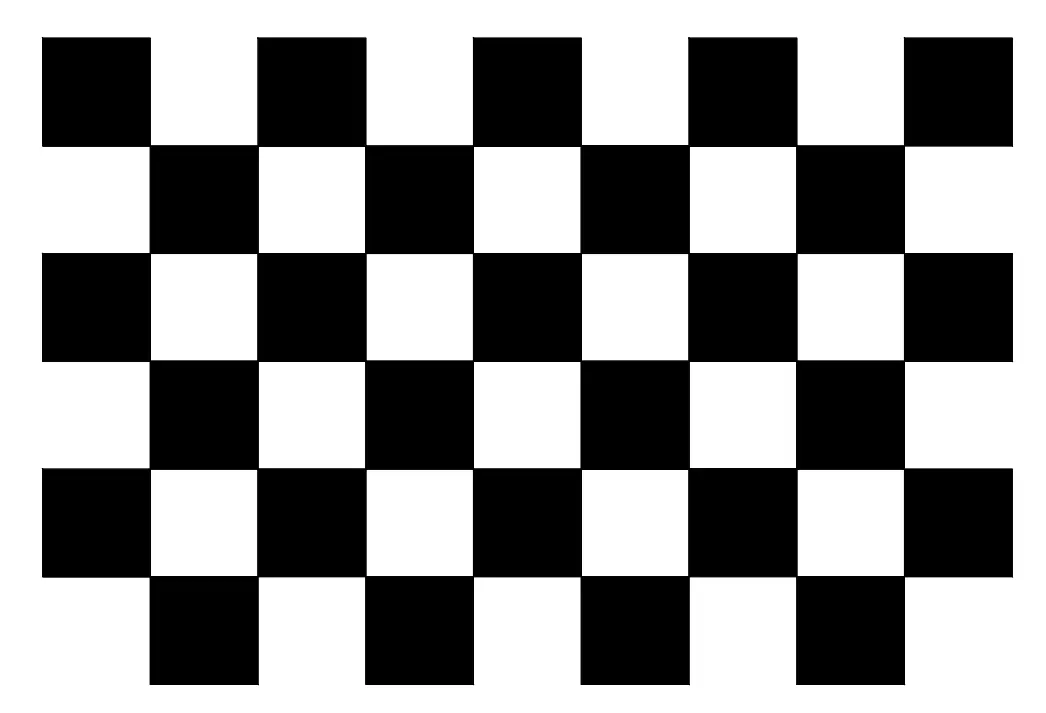
#> input picture 双目标定/chessboard.png, 1046 x 713 px, given in place of the camera
$ python '立体矫正.py'
#> lines starting #> are read from the running program, lines starting #| are printed output that depends on the picture; after the words box and inside, x2 and y2 are one past the last pixel; in counts of white or black regions, pixels touching at a corner belong together
import cv2
import numpy as np

# 打开摄像头
cap = cv2.VideoCapture(0, cv2.CAP_DSHOW)
cap.set(cv2.CAP_PROP_FRAME_WIDTH, 1280)
cap.set(cv2.CAP_PROP_FRAME_HEIGHT, 360)

# 相机内参矩阵与畸变系数
mat_inter_left = np.array([[528.38109373, 0., 236.83141157],
                           [0., 528.18779028, 245.05737806],
                           [0., 0., 1.]])
coff_dis_left = np.array([[-5.71546664e-02, 2.37964897e-01, 6.36537316e-04, 1.55096858e-04, -2.83687647e-01]])

mat_inter_right = np.array([[522.31245578, 0., 352.6552961],
                            [0., 522.66849156, 264.62299847],
                            [0., 0., 1.]])
coff_dis_right = np.array([[-8.52047297e-02, 4.04945322e-01, 1.87443906e-03, 1.09121555e-06, -5.75595393e-01]])

# 初始化立体匹配
stereo = cv2.StereoSGBM_create(
    minDisparity=0,
    numDisparities=64,  # 必须是16的倍数
    blockSize=5,
    P1=8 * 3 * 5**2,
    P2=32 * 3 * 5**2,
    disp12MaxDiff=1,
    uniquenessRatio=10,
    speckleWindowSize=100,
    speckleRange=32,
    mode=cv2.STEREO_SGBM_MODE_SGBM_3WAY
)

while True:
    ret, frame = cap.read()
#> frame is the input picture: shape (713, 1046, 3); mean B, G, R 145, 145, 145
    if not ret:
        print("警告：无法读取帧！")
        continue

    # 获取原始图像的尺寸
    height, width = frame.shape[:2]
#> height = 713; width = 1046

    # 分割左右视图
    half_width = width // 2
#> half_width = 523
    left_img = frame[:, :half_width]
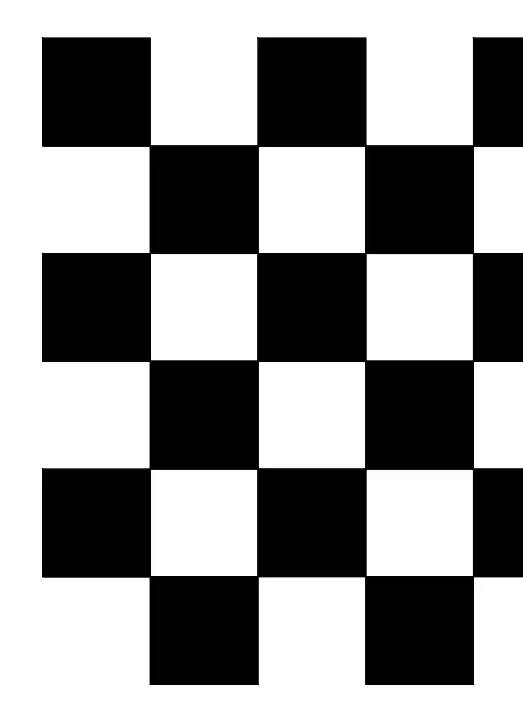
#> left_img: shape (713, 523, 3); mean B, G, R 146, 146, 146
    right_img = frame[:, half_width:]
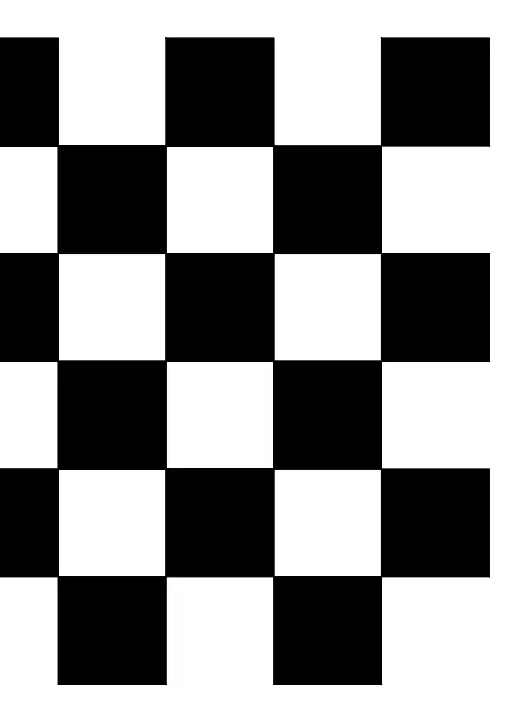
#> right_img: shape (713, 523, 3); mean B, G, R 143.9, 143.9, 143.9

    # 去畸变
    left_undistorted = cv2.undistort(left_img, mat_inter_left, coff_dis_left)
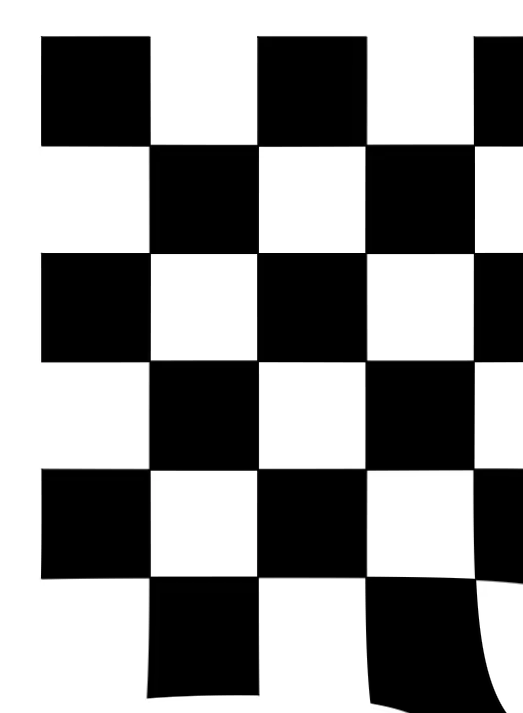
#> left_undistorted: shape (713, 523, 3); mean B, G, R 141.9, 141.9, 141.9
    right_undistorted = cv2.undistort(right_img, mat_inter_right, coff_dis_right)
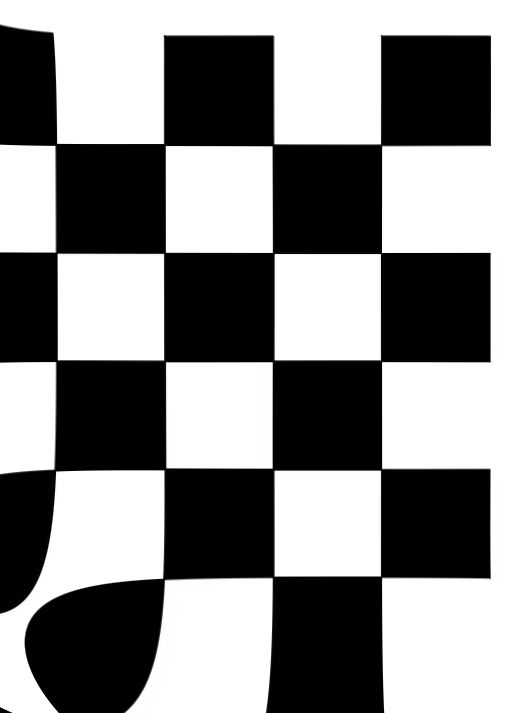
#> right_undistorted: shape (713, 523, 3); mean B, G, R 138.9, 138.8, 138.9

    # 转为灰度图
    gray_left = cv2.cvtColor(left_undistorted, cv2.COLOR_BGR2GRAY)
    gray_right = cv2.cvtColor(right_undistorted, cv2.COLOR_BGR2GRAY)

    # 计算视差图
    disparity = stereo.compute(gray_left, gray_right).astype(np.float32)
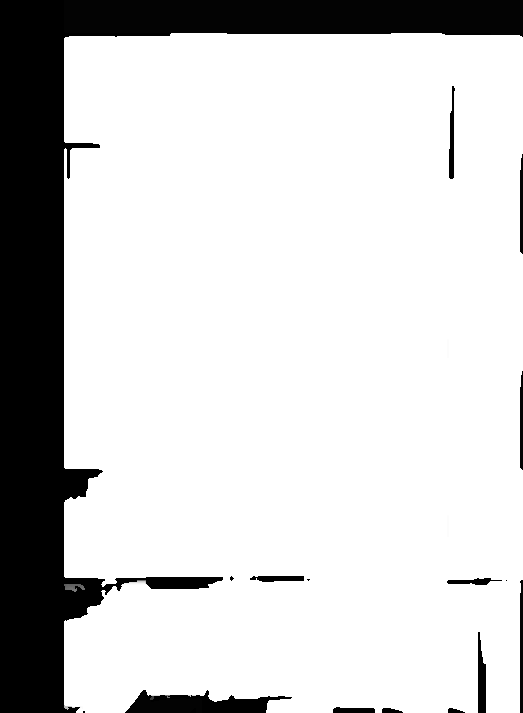
#> disparity: shape (713, 523) float32; min -16, max 1008, mean 817; drawn with min black and max white

    # 视差图的空洞填充（中值滤波 + 双边滤波）
    disparity = cv2.medianBlur(disparity, 5)  # 中值滤波
    disparity = cv2.bilateralFilter(disparity, 9, 75, 75)  # 双边滤波

    # 归一化显示视差图
    disp_vis = cv2.normalize(disparity, None, 0, 255, cv2.NORM_MINMAX).astype(np.uint8)

    # 拼接左右图像
    concatenated_img = cv2.hconcat([left_undistorted, right_undistorted])
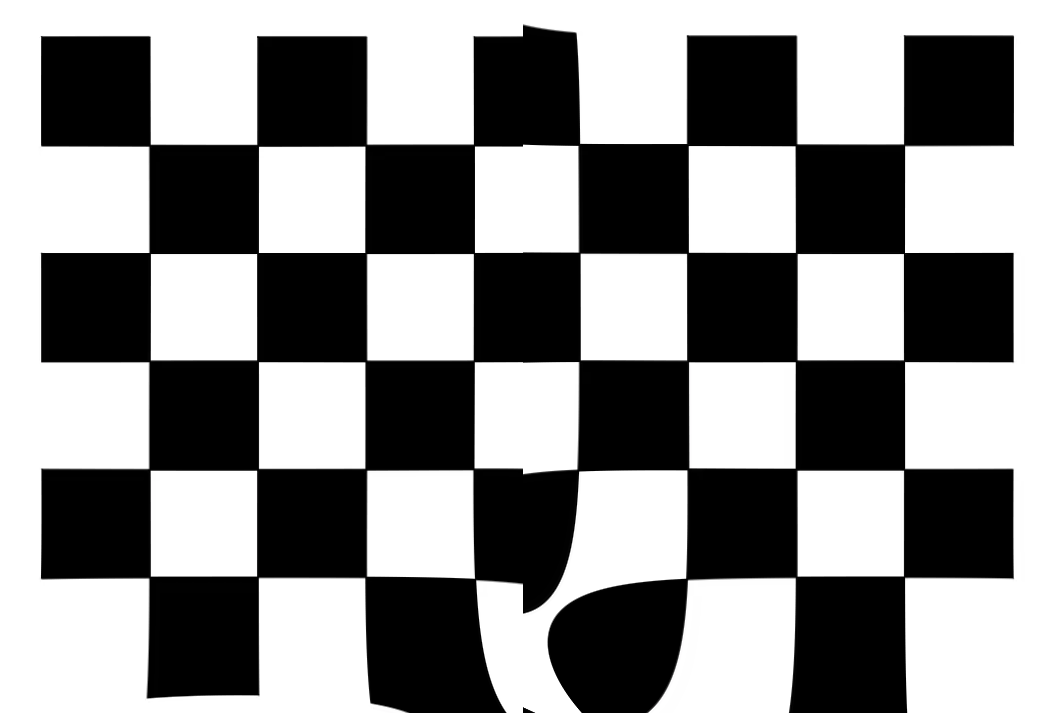
#> concatenated_img: shape (713, 1046, 3); mean B, G, R 140.4, 140.4, 140.4

    # 添加水平线，用于评估矫正效果
    # 在图像的中间添加水平线
    middle_height = height // 2
#> middle_height = 356
    cv2.line(concatenated_img, (0, middle_height), (concatenated_img.shape[1], middle_height), (0, 255, 0), 2)
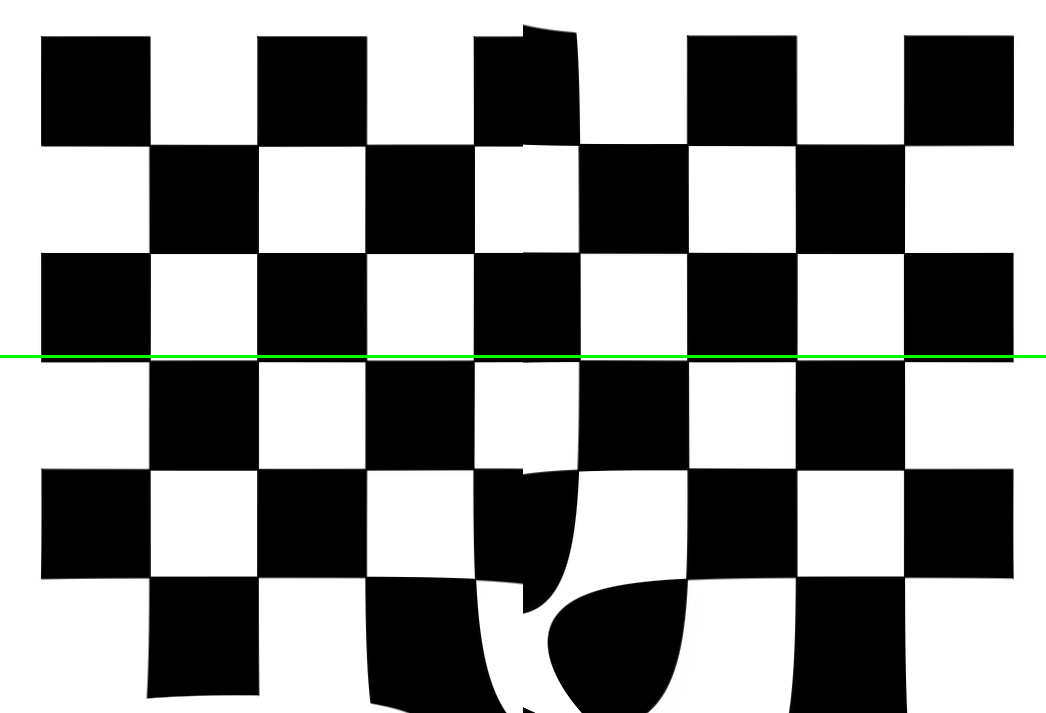
#> concatenated_img: shape (713, 1046, 3); 0.42% of pixels changed, all inside (x1, y1, x2, y2) = (0, 355, 1046, 358)

    # 显示拼接后的图像
    cv2.imshow("Left and Right Images", concatenated_img)
    cv2.imshow("Disparity", disp_vis)

    # 按下 'q' 键退出
    if cv2.waitKey(1) & 0xFF == ord('q'):
#> (key q is pressed here)
        break

cap.release()
cv2.destroyAllWindows()
